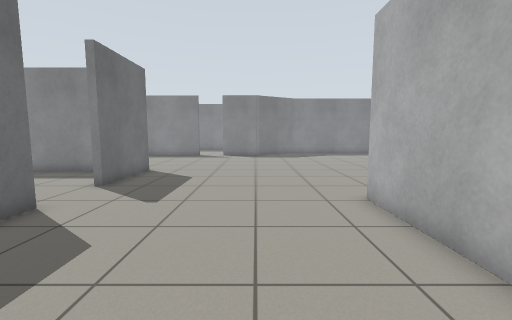
view 1 (above)

17 first-person views from a walk through a Gazebo world. The camera is 0.94 m above the floor, tilts 6° down and sees 90° across. The floor is counted in squares, 0.5 m on a side. Each view is taken from the middle of a square. On the plan, view 1 faces up. The plan holds only what a view shows up to about 15 squares ahead; the rest is blank.

view 2
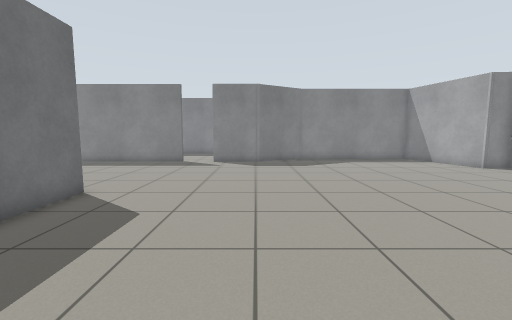

view 3
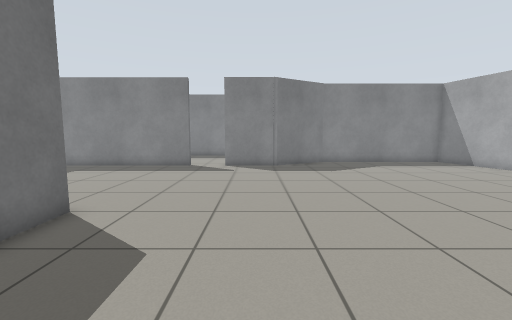

view 4
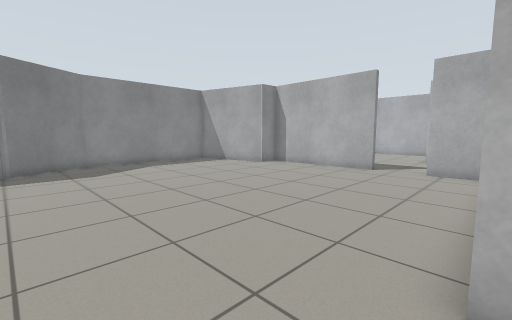

view 5
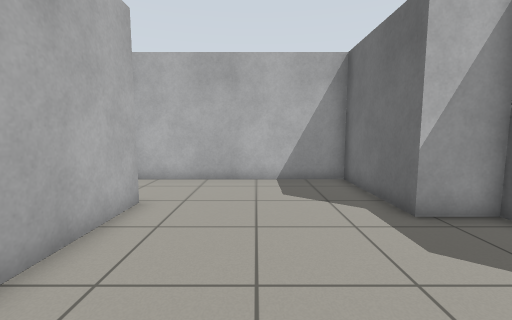

view 6
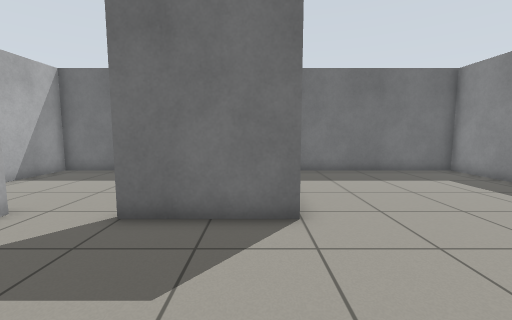

view 7
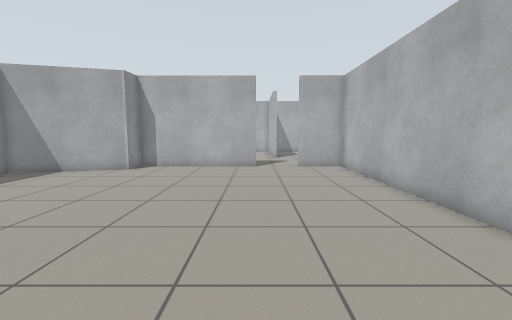

view 8
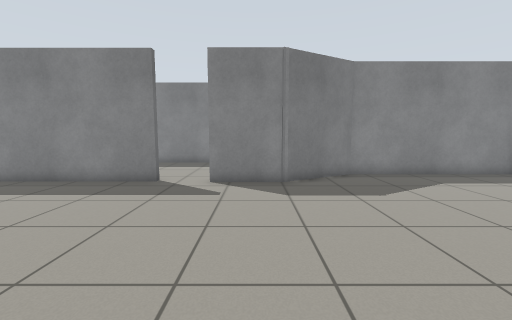

view 9
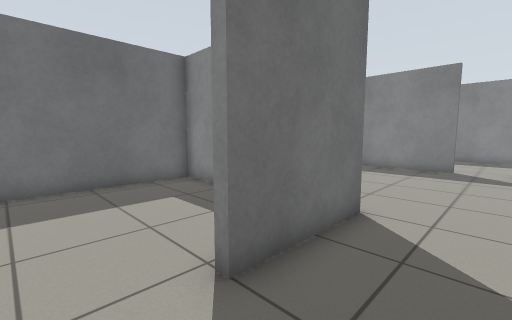

view 10
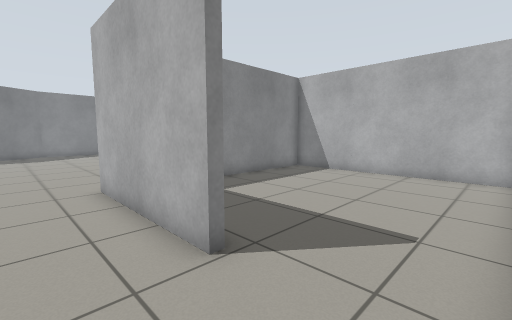

view 11
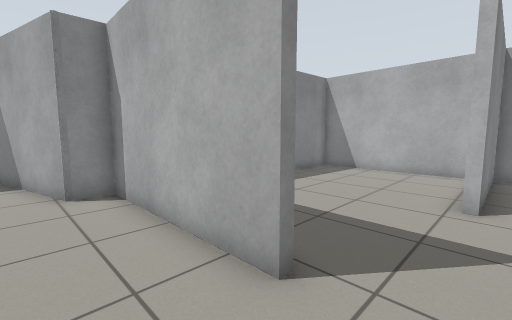

view 12
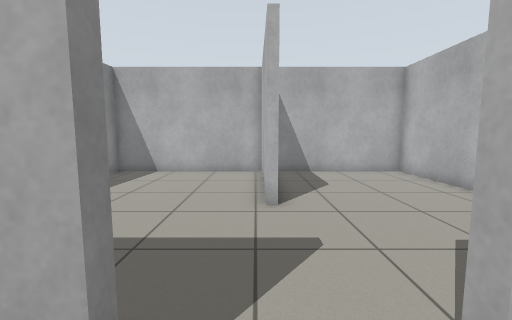

view 13
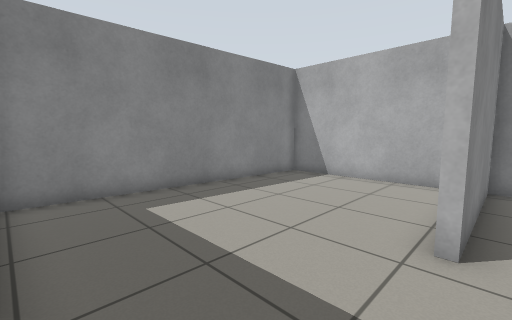

view 14
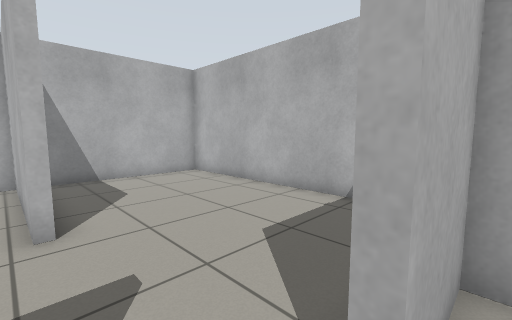

view 15
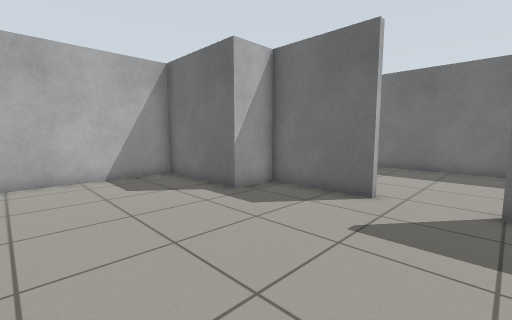

view 16
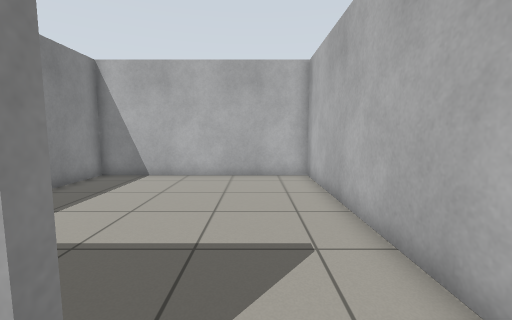

view 17
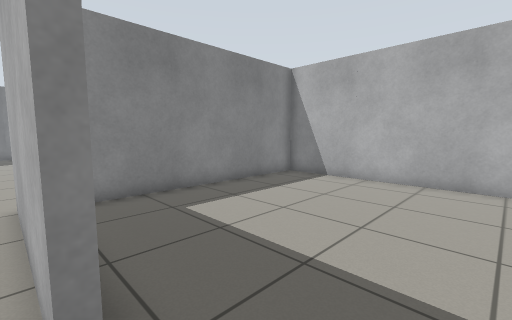

### Floor plan
Points are (right, up) in squares from view 1. A wall is a line through its corners. A room is listed if a view was taken in it or the views show most of it. See-through windows are left out.
Room 1 (views 1, 2, 3, 4, 5, 6, 7, 8, 9, 10, 11, 12, 14, 15, 16)
walls: (3.6, 7.2) (13.3, 7.2) (13.3, 9.6); (-5.4, 13) (-5.4, 8.9); (-5.9, 6.3) (-5.4, 6.3) (-5.4, 2.4) (-3.6, 2.4) (-3.6, -2.3) (2.6, -2.3); (-4.8, 21.8) (-12.8, 21.8) (-12.8, 14.2); (3.2, 1.1) (3.2, 7.2); (13.3, 11.9) (13.3, 18.5) (12.2, 18.6) (10.9, 23.6) (3.3, 23.6) (0.2, 21.8) (-2.9, 21.8)
ways out: opening at (14, 10.5) to room 2; opening at (3, -0.5) to room 3; opening at (-6.5, 7.5) to room 4; opening at (-3.5, 22)
Room 2 (view 13)
walls: (18.5, 10.7) (24.5, 10.7) (24.5, 17.8) (13.9, 18.5); (16.1, 3.9) (24.5, 3.9) (24.5, 10.4) (18.5, 10.4)
ways out: opening at (14, 10.5) to room 1
Room 3 (view 17)
walls: (2.6, -2.3) (13.3, -2.3) (13.3, 6.9) (4.6, 6.9)
ways out: opening at (3, -0.5) to room 1
Room 4 (no view inside)
walls: (-8, 12.7) (-12.8, 12.7) (-12.8, 2.4) (-9.6, 2.4)
ways out: opening at (-6.5, 7.5) to room 1

Positions as (right, up) in squares from view 1, and headings:
1: (0, 0), facing up
2: (0, 5), facing up
3: (-1, 7), facing up
4: (0, 7), facing up-right
5: (0, 8), facing down
6: (0, 12), facing left
7: (-1, 12), facing right
8: (-1, 12), facing up
9: (-3, 7), facing up-left
10: (1, -2), facing up-right
11: (11, 10), facing up-right
12: (12, 11), facing right
13: (14, 10), facing up-right
14: (13, 11), facing down-right
15: (2, 9), facing down-left
16: (2, 0), facing right
17: (3, -1), facing up-right
